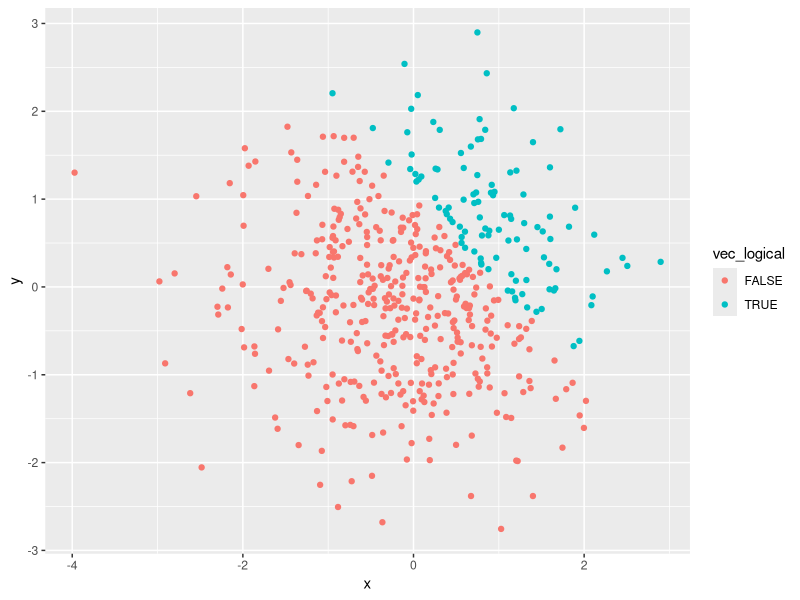
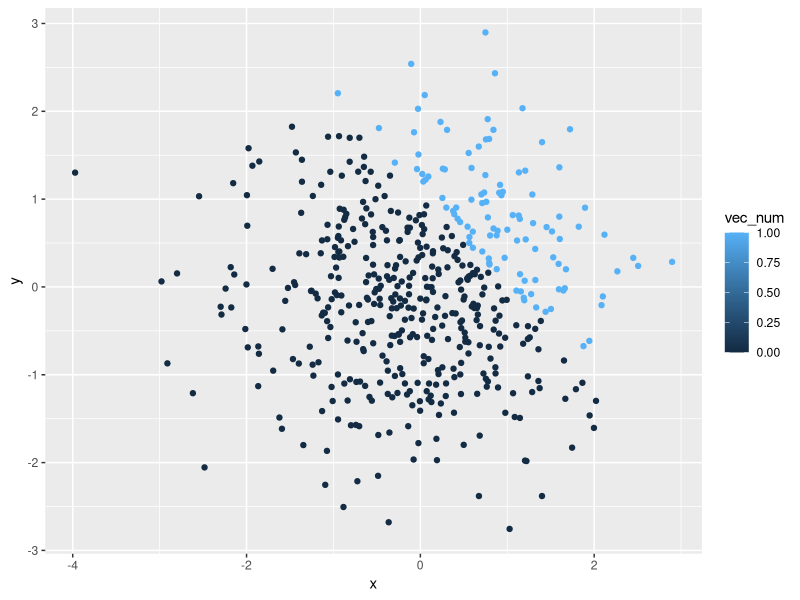
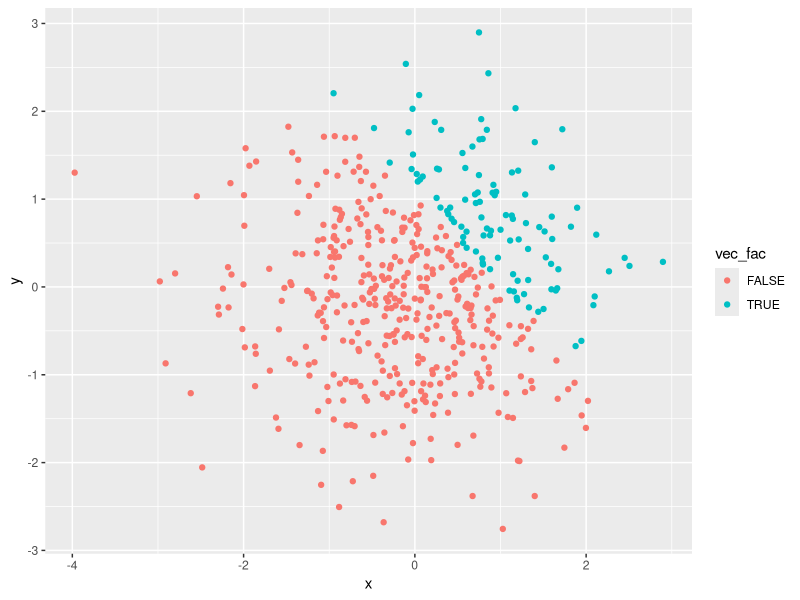

R code for these plots, in order:
## ---- chunk 1
library(tidyverse)
## ---- chunk 2
# create a dataframe
df = tibble(
  vec_numeric = rnorm(8),
  vec_logical = vec_numeric > 0,
  vec_char = c("My", "name", "is", "Chloe", ".", "Good", "day", "."),
  vec_factor = factor(c("male", "male", "female", "female", "male", "male", "male", "female"))
)

# take the mean of each variable
mean_numeric = mean(pull(df, vec_numeric))
mean_logical = mean(pull(df, vec_logical))
mean_char = mean(pull(df, vec_char))
mean_factor = mean(pull(df, vec_factor))
## ---- chunk 3
logical_to_num = as.numeric(pull(df, vec_logical))
char_to_num = as.numeric(pull(df, vec_char))
factor_to_num = as.numeric(pull(df, vec_factor))
## ---- chunk 4
# convert the logical vector to numeric
logical_to_num = as.numeric(pull(df, vec_logical))

# multiply the random sample by the result
logical_to_num_multi_s = logical_to_num * pull(df, vec_numeric)
## ---- chunk 5
# convert the logical vector to a factor
logical_to_fac = as.factor(pull(df, vec_logical))

# multiply the random sample by the result
logical_to_fac_multi_s = logical_to_fac * pull(df, vec_numeric)
## ---- chunk 6
# convert the logical vector to a factor
logical_to_fac = as.factor(pull(df, vec_logical))

#  convert the result to numeric
logical_to_fac_to_num = as.numeric(logical_to_fac)

# multiply the random sample by the result
logical_to_fac_to_num_multi_s = logical_to_fac_to_num * pull(df, vec_numeric)
## ---- chunk 7
rm(list = ls())
library(tidyverse)
## ---- chunk 8
df = tibble(
  x = rnorm(500),
  y = rnorm(500),
  vec_logical = x + y > 1,
  vec_num = as.numeric(vec_logical),
  vec_fac = as.factor(vec_logical)
)
## ---- chunk 9
ggplot(df, aes(x = x, y = y, color = vec_logical)) + geom_point()

ggsave(file = "plot_logical_variable.png")
## ---- chunk 10
ggplot(df, aes(x = x, y = y, color = vec_num)) + geom_point()
## ---- chunk 11
ggplot(df, aes(x = x, y = y, color = vec_fac)) + geom_point()
